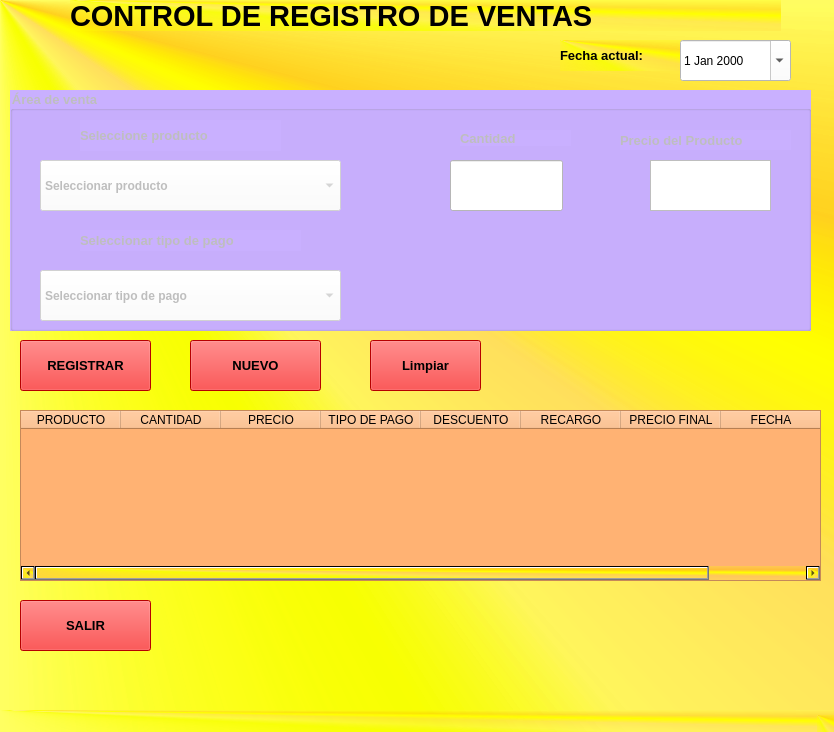
<?xml version="1.0" encoding="UTF-8"?>
<ui version="4.0">
 <class>MainWindow</class>
 <widget class="QMainWindow" name="MainWindow">
  <property name="geometry">
   <rect>
    <x>0</x>
    <y>0</y>
    <width>834</width>
    <height>732</height>
   </rect>
  </property>
  <property name="windowTitle">
   <string>MainWindow</string>
  </property>
  <property name="styleSheet">
   <string notr="true">background-color: qconicalgradient(cx:0, cy:0, angle:135, stop:0 rgba(255, 255, 0, 69), stop:0.375 rgba(255, 255, 0, 69), stop:0.423533 rgba(251, 255, 0, 145), stop:0.45 rgba(247, 255, 0, 208), stop:0.477581 rgba(255, 244, 71, 130), stop:0.518717 rgba(255, 218, 71, 130), stop:0.55 rgba(255, 255, 0, 255), stop:0.57754 rgba(255, 203, 0, 130), stop:0.625 rgba(255, 255, 0, 69), stop:1 rgba(255, 255, 0, 69));</string>
  </property>
  <widget class="QWidget" name="centralwidget">
   <widget class="QLabel" name="lblTex">
    <property name="geometry">
     <rect>
      <x>70</x>
      <y>0</y>
      <width>711</width>
      <height>31</height>
     </rect>
    </property>
    <property name="font">
     <font>
      <pointsize>22</pointsize>
      <weight>75</weight>
      <bold>true</bold>
     </font>
    </property>
    <property name="text">
     <string>CONTROL DE REGISTRO DE VENTAS </string>
    </property>
    <property name="wordWrap">
     <bool>false</bool>
    </property>
   </widget>
   <widget class="QLabel" name="label_2">
    <property name="geometry">
     <rect>
      <x>560</x>
      <y>40</y>
      <width>121</width>
      <height>31</height>
     </rect>
    </property>
    <property name="font">
     <font>
      <pointsize>10</pointsize>
      <weight>75</weight>
      <bold>true</bold>
     </font>
    </property>
    <property name="text">
     <string>Fecha actual:</string>
    </property>
   </widget>
   <widget class="QDateEdit" name="dtFecha">
    <property name="geometry">
     <rect>
      <x>680</x>
      <y>40</y>
      <width>111</width>
      <height>41</height>
     </rect>
    </property>
    <property name="styleSheet">
     <string notr="true">background-color: rgb(255, 255, 255);
border-color: rgb(255, 170, 0);</string>
    </property>
    <property name="calendarPopup">
     <bool>true</bool>
    </property>
   </widget>
   <widget class="QGroupBox" name="groupBox">
    <property name="enabled">
     <bool>false</bool>
    </property>
    <property name="geometry">
     <rect>
      <x>10</x>
      <y>90</y>
      <width>801</width>
      <height>241</height>
     </rect>
    </property>
    <property name="font">
     <font>
      <pointsize>10</pointsize>
      <weight>75</weight>
      <bold>true</bold>
     </font>
    </property>
    <property name="styleSheet">
     <string notr="true">gridline-color: rgb(255, 0, 0);
background-color: rgb(201, 176, 255);</string>
    </property>
    <property name="title">
     <string>Área de venta</string>
    </property>
    <widget class="QLabel" name="label_3">
     <property name="geometry">
      <rect>
       <x>70</x>
       <y>30</y>
       <width>201</width>
       <height>31</height>
      </rect>
     </property>
     <property name="font">
      <font>
       <pointsize>10</pointsize>
       <weight>75</weight>
       <bold>true</bold>
      </font>
     </property>
     <property name="text">
      <string>Seleccione producto</string>
     </property>
    </widget>
    <widget class="QComboBox" name="cboProducto">
     <property name="enabled">
      <bool>false</bool>
     </property>
     <property name="geometry">
      <rect>
       <x>30</x>
       <y>70</y>
       <width>301</width>
       <height>51</height>
      </rect>
     </property>
     <property name="font">
      <font>
       <pointsize>9</pointsize>
       <weight>75</weight>
       <bold>true</bold>
      </font>
     </property>
     <property name="styleSheet">
      <string notr="true">border-color: rgb(255, 0, 0);
background-color: rgb(255, 255, 255);</string>
     </property>
     <item>
      <property name="text">
       <string>Seleccionar producto</string>
      </property>
     </item>
     <item>
      <property name="text">
       <string>Colección Escolar</string>
      </property>
     </item>
     <item>
      <property name="text">
       <string>Colección PreUniversitaria</string>
      </property>
     </item>
     <item>
      <property name="text">
       <string>Colección Profesional</string>
      </property>
     </item>
    </widget>
    <widget class="QLabel" name="label_4">
     <property name="geometry">
      <rect>
       <x>70</x>
       <y>140</y>
       <width>221</width>
       <height>21</height>
      </rect>
     </property>
     <property name="font">
      <font>
       <pointsize>10</pointsize>
       <weight>75</weight>
       <bold>true</bold>
      </font>
     </property>
     <property name="text">
      <string>Seleccionar tipo de pago</string>
     </property>
    </widget>
    <widget class="QComboBox" name="cboPago">
     <property name="enabled">
      <bool>false</bool>
     </property>
     <property name="geometry">
      <rect>
       <x>30</x>
       <y>180</y>
       <width>301</width>
       <height>51</height>
      </rect>
     </property>
     <property name="font">
      <font>
       <pointsize>9</pointsize>
       <weight>75</weight>
       <bold>true</bold>
      </font>
     </property>
     <property name="styleSheet">
      <string notr="true">background-color: rgb(255, 255, 255);</string>
     </property>
     <item>
      <property name="text">
       <string>Seleccionar tipo de pago</string>
      </property>
     </item>
     <item>
      <property name="text">
       <string>Contado</string>
      </property>
     </item>
     <item>
      <property name="text">
       <string>Tarjeta</string>
      </property>
     </item>
    </widget>
    <widget class="QLabel" name="label_5">
     <property name="geometry">
      <rect>
       <x>450</x>
       <y>40</y>
       <width>111</width>
       <height>16</height>
      </rect>
     </property>
     <property name="font">
      <font>
       <pointsize>10</pointsize>
       <weight>75</weight>
       <bold>true</bold>
      </font>
     </property>
     <property name="text">
      <string>Cantidad</string>
     </property>
    </widget>
    <widget class="QLineEdit" name="txtCantidad">
     <property name="geometry">
      <rect>
       <x>440</x>
       <y>70</y>
       <width>113</width>
       <height>51</height>
      </rect>
     </property>
     <property name="font">
      <font>
       <weight>75</weight>
       <bold>true</bold>
      </font>
     </property>
     <property name="styleSheet">
      <string notr="true">background-color: rgb(255, 255, 255);</string>
     </property>
    </widget>
    <widget class="QLabel" name="label_6">
     <property name="geometry">
      <rect>
       <x>610</x>
       <y>40</y>
       <width>171</width>
       <height>20</height>
      </rect>
     </property>
     <property name="font">
      <font>
       <pointsize>10</pointsize>
       <weight>75</weight>
       <bold>true</bold>
      </font>
     </property>
     <property name="text">
      <string>Precio del Producto</string>
     </property>
    </widget>
    <widget class="QLabel" name="lblPrecio">
     <property name="enabled">
      <bool>false</bool>
     </property>
     <property name="geometry">
      <rect>
       <x>640</x>
       <y>70</y>
       <width>121</width>
       <height>51</height>
      </rect>
     </property>
     <property name="font">
      <font>
       <weight>75</weight>
       <bold>true</bold>
      </font>
     </property>
     <property name="styleSheet">
      <string notr="true">background-color: rgb(255, 170, 0);
background-color: rgb(255, 255, 255);</string>
     </property>
     <property name="frameShape">
      <enum>QFrame::Box</enum>
     </property>
     <property name="text">
      <string/>
     </property>
    </widget>
   </widget>
   <widget class="QPushButton" name="btnRegistrar">
    <property name="geometry">
     <rect>
      <x>20</x>
      <y>340</y>
      <width>131</width>
      <height>51</height>
     </rect>
    </property>
    <property name="font">
     <font>
      <pointsize>10</pointsize>
      <weight>75</weight>
      <bold>true</bold>
     </font>
    </property>
    <property name="styleSheet">
     <string notr="true">background-color: rgb(255, 0, 0);
border-bottom-color: rgb(255, 0, 0);</string>
    </property>
    <property name="text">
     <string>REGISTRAR</string>
    </property>
   </widget>
   <widget class="QPushButton" name="btnNuevo">
    <property name="geometry">
     <rect>
      <x>190</x>
      <y>340</y>
      <width>131</width>
      <height>51</height>
     </rect>
    </property>
    <property name="font">
     <font>
      <pointsize>10</pointsize>
      <weight>75</weight>
      <bold>true</bold>
     </font>
    </property>
    <property name="styleSheet">
     <string notr="true">background-color: rgb(255, 0, 0);</string>
    </property>
    <property name="text">
     <string>NUEVO</string>
    </property>
   </widget>
   <widget class="QTableWidget" name="tblDatos">
    <property name="geometry">
     <rect>
      <x>20</x>
      <y>410</y>
      <width>801</width>
      <height>171</height>
     </rect>
    </property>
    <property name="font">
     <font>
      <weight>75</weight>
      <bold>true</bold>
     </font>
    </property>
    <property name="styleSheet">
     <string notr="true">background-color: rgb(255, 178, 115);</string>
    </property>
    <column>
     <property name="text">
      <string>PRODUCTO</string>
     </property>
    </column>
    <column>
     <property name="text">
      <string>CANTIDAD</string>
     </property>
    </column>
    <column>
     <property name="text">
      <string>PRECIO</string>
     </property>
    </column>
    <column>
     <property name="text">
      <string>TIPO DE PAGO</string>
     </property>
    </column>
    <column>
     <property name="text">
      <string>DESCUENTO</string>
     </property>
    </column>
    <column>
     <property name="text">
      <string>RECARGO</string>
     </property>
    </column>
    <column>
     <property name="text">
      <string>PRECIO FINAL</string>
     </property>
    </column>
    <column>
     <property name="text">
      <string>FECHA</string>
     </property>
    </column>
   </widget>
   <widget class="QPushButton" name="btnSalir">
    <property name="geometry">
     <rect>
      <x>20</x>
      <y>600</y>
      <width>131</width>
      <height>51</height>
     </rect>
    </property>
    <property name="font">
     <font>
      <pointsize>10</pointsize>
      <weight>75</weight>
      <bold>true</bold>
     </font>
    </property>
    <property name="styleSheet">
     <string notr="true">background-color: rgb(255, 0, 0);</string>
    </property>
    <property name="text">
     <string>SALIR</string>
    </property>
   </widget>
   <widget class="QPushButton" name="btnlimpiarTabla">
    <property name="geometry">
     <rect>
      <x>370</x>
      <y>340</y>
      <width>111</width>
      <height>51</height>
     </rect>
    </property>
    <property name="font">
     <font>
      <pointsize>10</pointsize>
      <weight>75</weight>
      <bold>true</bold>
     </font>
    </property>
    <property name="styleSheet">
     <string notr="true">background-color: rgb(255, 0, 0);
border-bottom-color: rgb(255, 255, 0);</string>
    </property>
    <property name="text">
     <string>Limpiar</string>
    </property>
   </widget>
  </widget>
  <widget class="QMenuBar" name="menubar">
   <property name="geometry">
    <rect>
     <x>0</x>
     <y>0</y>
     <width>834</width>
     <height>21</height>
    </rect>
   </property>
  </widget>
  <widget class="QStatusBar" name="statusbar"/>
 </widget>
 <resources/>
 <connections/>
</ui>
